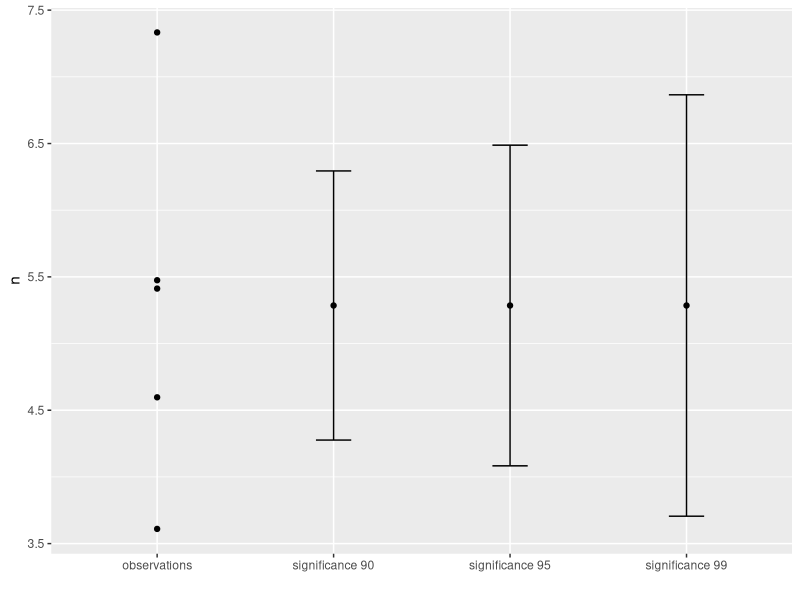
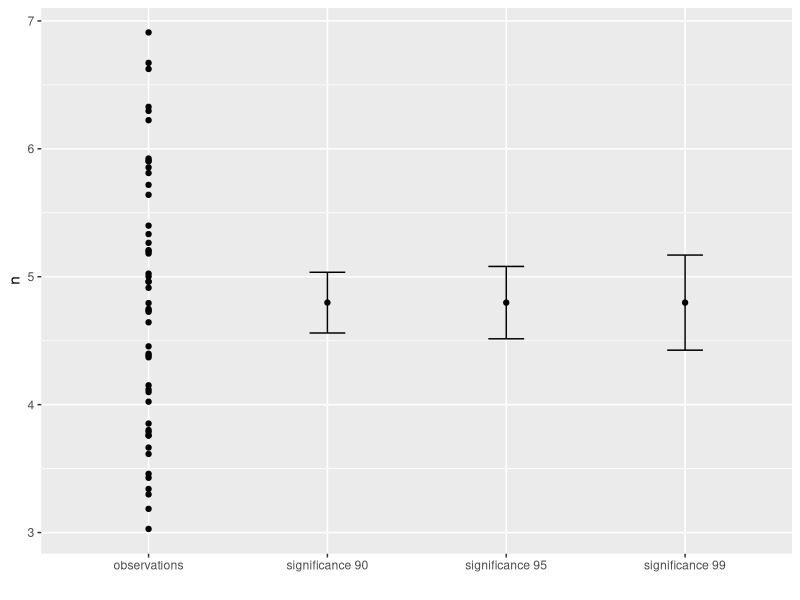
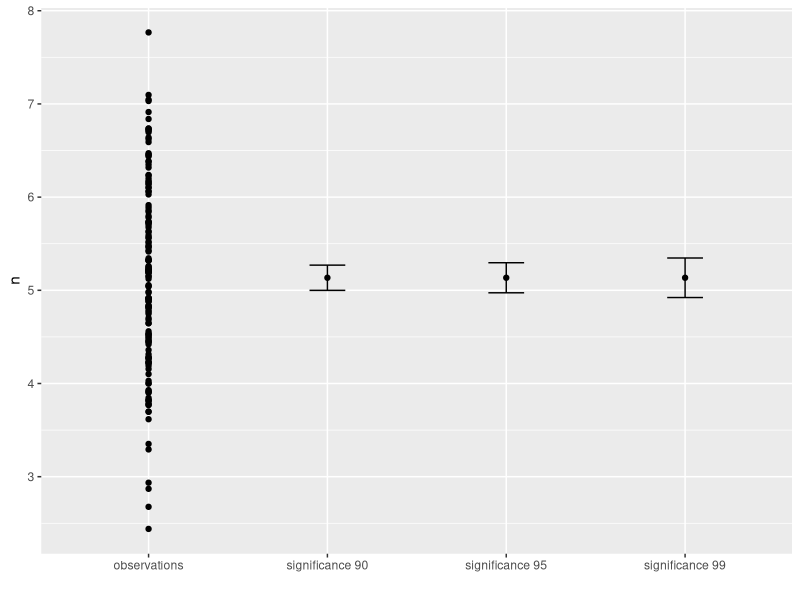

These figures' R source, in order: (Note: this script raises an error after producing the figures.)
#### Plots interval de confiance

## Load libraries
library(ggplot2)

png("Session 11/interval de confiance avec 5 observation.png", width=2000, height = 2000, res=300)
n <- rnorm(5, mean = 5, sd = 1)
mean(n)
sd(n)
ggplot()+
  geom_point(aes(y=n, x=rep("observations", 5)))+
  geom_point(aes(y=mean(n), x="significance 90"))+
  geom_errorbar(aes(ymin = (mean(n)-1.645*sd(n)/sqrt(length(n))), ymax=(mean(n)+1.645*sd(n)/sqrt(length(n))), x="significance 90"), width=0.2)+
  geom_point(aes(y=mean(n), x="significance 95"))+
  geom_errorbar(aes(ymin = (mean(n)-1.96*sd(n)/sqrt(length(n))), ymax=(mean(n)+1.96*sd(n)/sqrt(length(n))), x="significance 95"), width=0.2)+
  geom_point(aes(y=mean(n), x="significance 99"))+
  geom_errorbar(aes(ymin = (mean(n)-2.576*sd(n)/sqrt(length(n))), ymax=(mean(n)+2.576*sd(n)/sqrt(length(n))), x="significance 99"), width=0.2)+
  xlab("")
dev.off()


png("Session 11/interval de confiance avec 50 observations.png", width=2000, height = 2000, res=300)
n <- rnorm(50, mean = 5, sd = 1)
mean(n)
sd(n)
ggplot()+
  geom_point(aes(y=n, x=rep("observations", 50)))+
  geom_point(aes(y=mean(n), x="significance 90"))+
  geom_errorbar(aes(ymin = (mean(n)-1.645*sd(n)/sqrt(length(n))), ymax=(mean(n)+1.645*sd(n)/sqrt(length(n))), x="significance 90"), width=0.2)+
  geom_point(aes(y=mean(n), x="significance 95"))+
  geom_errorbar(aes(ymin = (mean(n)-1.96*sd(n)/sqrt(length(n))), ymax=(mean(n)+1.96*sd(n)/sqrt(length(n))), x="significance 95"), width=0.2)+
  geom_point(aes(y=mean(n), x="significance 99"))+
  geom_errorbar(aes(ymin = (mean(n)-2.576*sd(n)/sqrt(length(n))), ymax=(mean(n)+2.576*sd(n)/sqrt(length(n))), x="significance 99"), width=0.2)+
  xlab("")
dev.off()

png("Session 11/interval de confiance avec 150 observations.png", width=2000, height = 2000, res=300)
n <- rnorm(150, mean = 5, sd = 1)
mean(n)
sd(n)
ggplot()+
  geom_point(aes(y=n, x=rep("observations", 150)))+
  geom_point(aes(y=mean(n), x="significance 90"))+
  geom_errorbar(aes(ymin = (mean(n)-1.645*sd(n)/sqrt(length(n))), ymax=(mean(n)+1.645*sd(n)/sqrt(length(n))), x="significance 90"), width=0.2)+
  geom_point(aes(y=mean(n), x="significance 95"))+
  geom_errorbar(aes(ymin = (mean(n)-1.96*sd(n)/sqrt(length(n))), ymax=(mean(n)+1.96*sd(n)/sqrt(length(n))), x="significance 95"), width=0.2)+
  geom_point(aes(y=mean(n), x="significance 99"))+
  geom_errorbar(aes(ymin = (mean(n)-2.576*sd(n)/sqrt(length(n))), ymax=(mean(n)+2.576*sd(n)/sqrt(length(n))), x="significance 99"), width=0.2)+
  xlab("")
dev.off()




####### Example lois normale intervalle de confiance

png("plot interval de confiance.png", width = 2000, height = 2000, res=300)
n <- rnorm(100000000)

plot(density(n), xlab = "", main = "")

alpha99 <- round(quantile(n, c(0.005, 0.995)), 3)

alpha95 <- round(quantile(n, c(0.025, 0.975)), 3)

alpha90 <- round(quantile(n, c(0.05, 0.95)), 3)

abline(v=alpha99, col = "green")

abline(v=alpha95, col = "blue")

abline(v=alpha90, col = "red")
dev.off()

alpha99
alpha95
alpha90
